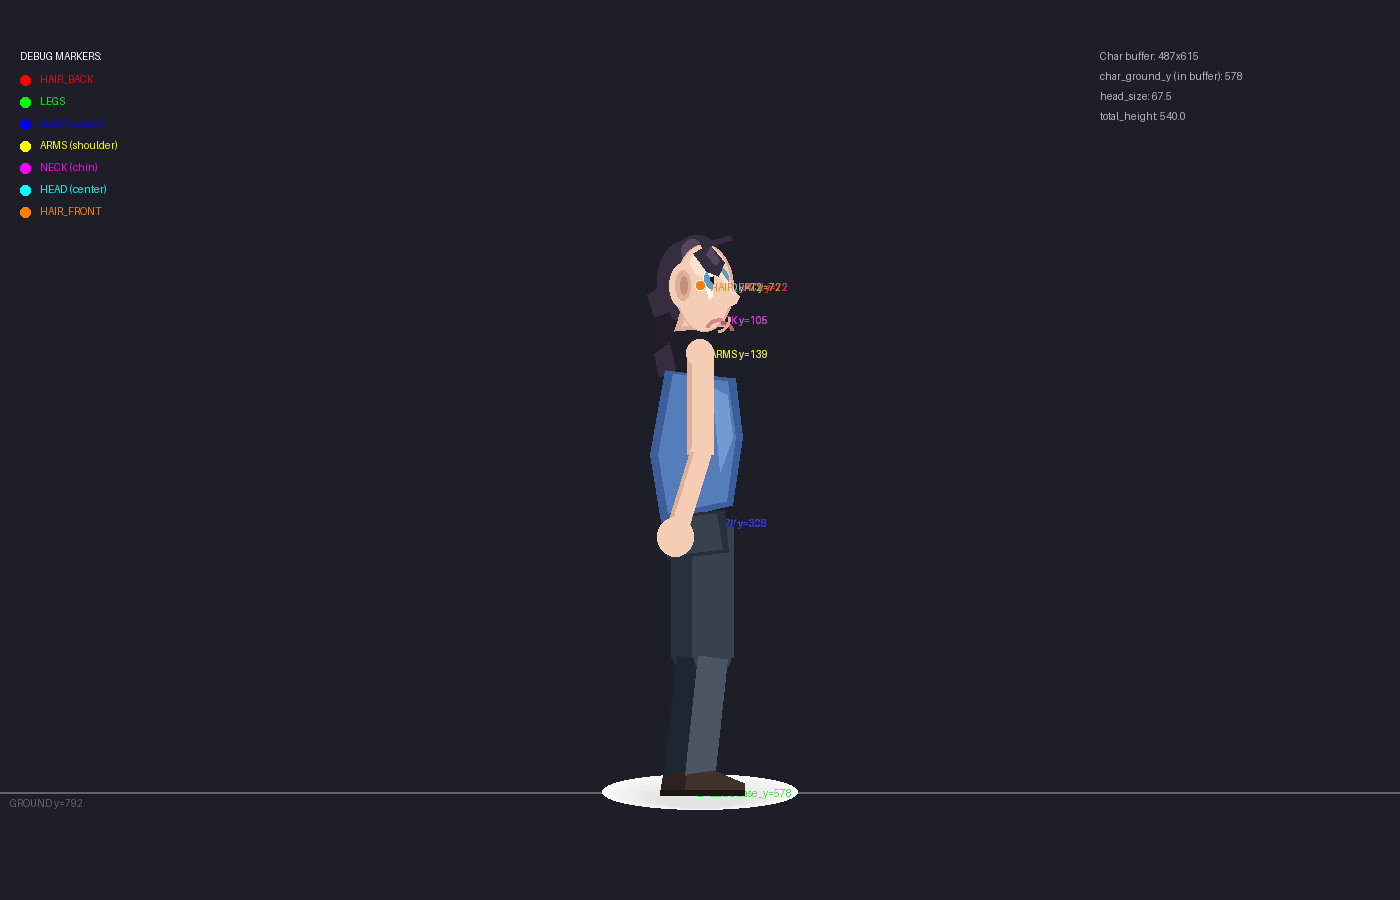

Reproduce this figure in Python.
#!/usr/bin/env python3
"""Debug by patching draw methods to add markers."""
import sys
sys.path.insert(0, '/mnt/e/projects/toonz')

from PIL import Image, ImageDraw
from pipeline.animation import FacialAnimator, Emotion
import fullbody_animation as fb
import math

# Store original methods
_orig_draw_hair_side_back = fb.FullBodyCharacter._draw_hair_side_back
_orig_draw_legs_side = fb.FullBodyCharacter._draw_legs_side
_orig_draw_body_side = fb.FullBodyCharacter._draw_body_side
_orig_draw_arms_side = fb.FullBodyCharacter._draw_arms_side
_orig_draw_neck_side = fb.FullBodyCharacter._draw_neck_side
_orig_draw_head_side = fb.FullBodyCharacter._draw_head_side
_orig_draw_hair_side_front = fb.FullBodyCharacter._draw_hair_side_front

# Patched methods that add debug markers
def patched_draw_hair_side_back(self, draw, x, y, s, walk):
    # Draw marker at position
    draw.ellipse([x-5, y-5, x+5, y+5], fill=(255, 0, 0), outline=(255, 255, 255))
    draw.text((x+10, y-5), f"HAIR_BACK y={y:.0f}", fill=(255, 0, 0))
    _orig_draw_hair_side_back(self, draw, x, y, s, walk)

def patched_draw_legs_side(self, draw, base_x, base_y, s, walk, weight):
    draw.ellipse([base_x-5, base_y-5, base_x+5, base_y+5], fill=(0, 255, 0), outline=(255, 255, 255))
    draw.text((base_x+10, base_y-5), f"LEGS base_y={base_y:.0f}", fill=(0, 255, 0))
    _orig_draw_legs_side(self, draw, base_x, base_y, s, walk, weight)

def patched_draw_body_side(self, draw, x, y, s, breath, walk, weight):
    draw.ellipse([x-5, y-5, x+5, y+5], fill=(0, 0, 255), outline=(255, 255, 255))
    draw.text((x+10, y-5), f"BODY y={y:.0f}", fill=(0, 0, 255))
    _orig_draw_body_side(self, draw, x, y, s, breath, walk, weight)

def patched_draw_arms_side(self, draw, x, y, s, breath, walk):
    draw.ellipse([x-5, y-5, x+5, y+5], fill=(255, 255, 0), outline=(255, 255, 255))
    draw.text((x+10, y-5), f"ARMS y={y:.0f}", fill=(255, 255, 0))
    _orig_draw_arms_side(self, draw, x, y, s, breath, walk)

def patched_draw_neck_side(self, draw, x, y, s, breath):
    draw.ellipse([x-5, y-5, x+5, y+5], fill=(255, 0, 255), outline=(255, 255, 255))
    draw.text((x+10, y-5), f"NECK y={y:.0f}", fill=(255, 0, 255))
    _orig_draw_neck_side(self, draw, x, y, s, breath)

def patched_draw_head_side(self, draw, x, y, s, face, anim_state):
    draw.ellipse([x-5, y-5, x+5, y+5], fill=(0, 255, 255), outline=(255, 255, 255))
    draw.text((x+10, y-5), f"HEAD y={y:.0f}", fill=(0, 255, 255))
    _orig_draw_head_side(self, draw, x, y, s, face, anim_state)

def patched_draw_hair_side_front(self, draw, x, y, s):
    draw.ellipse([x-5, y-5, x+5, y+5], fill=(255, 128, 0), outline=(255, 255, 255))
    draw.text((x+10, y-5), f"HAIR_FRT y={y:.0f}", fill=(255, 128, 0))
    _orig_draw_hair_side_front(self, draw, x, y, s)

def main():
    # Patch the methods
    fb.FullBodyCharacter._draw_hair_side_back = patched_draw_hair_side_back
    fb.FullBodyCharacter._draw_legs_side = patched_draw_legs_side
    fb.FullBodyCharacter._draw_body_side = patched_draw_body_side
    fb.FullBodyCharacter._draw_arms_side = patched_draw_arms_side
    fb.FullBodyCharacter._draw_neck_side = patched_draw_neck_side
    fb.FullBodyCharacter._draw_head_side = patched_draw_head_side
    fb.FullBodyCharacter._draw_hair_side_front = patched_draw_hair_side_front

    WIDTH, HEIGHT = 1400, 900
    img = Image.new('RGBA', (WIDTH, HEIGHT), (30, 30, 40))
    draw = ImageDraw.Draw(img)

    ground_y = int(HEIGHT * 0.88)
    scale = 1.5

    # Side view character
    char = fb.FullBodyCharacter(WIDTH // 2, ground_y, scale=scale)
    char.set_view(90)

    p = char.proportions

    # Draw ground
    draw.line([(0, ground_y), (WIDTH, ground_y)], fill=(100, 100, 100), width=2)
    draw.text((10, ground_y+5), f"GROUND y={ground_y}", fill=(100, 100, 100))

    # Create face/animation state
    facial = FacialAnimator()
    facial.set_emotion(Emotion.NEUTRAL)
    face = facial.update(1/24)
    anim = char.update(1/24, 0, 24, time=0, target_pos=(WIDTH // 2, ground_y))

    # Draw character
    char.draw(img, face, anim, (0, 0))

    # Draw legend
    legend_y = 50
    draw.text((20, legend_y), "DEBUG MARKERS:", fill=(255, 255, 255))
    legend_items = [
        ("HAIR_BACK", (255, 0, 0)),
        ("LEGS", (0, 255, 0)),
        ("BODY (crotch)", (0, 0, 255)),
        ("ARMS (shoulder)", (255, 255, 0)),
        ("NECK (chin)", (255, 0, 255)),
        ("HEAD (center)", (0, 255, 255)),
        ("HAIR_FRONT", (255, 128, 0)),
    ]
    for i, (label, color) in enumerate(legend_items):
        y = legend_y + 25 + i * 22
        draw.ellipse([20, y, 30, y+10], fill=color)
        draw.text((40, y-2), label, fill=color)

    # Print buffer info
    char_width = int(p.shoulder_width * 2.5 + 100 * scale)
    char_height = int(p.total_height + 50 * scale)
    char_ground_y = char_height - int(25 * scale)

    info = [
        f"Char buffer: {char_width}x{char_height}",
        f"char_ground_y (in buffer): {char_ground_y}",
        f"head_size: {p.head_size:.1f}",
        f"total_height: {p.total_height:.1f}",
    ]
    for i, text in enumerate(info):
        draw.text((WIDTH - 300, 50 + i * 20), text, fill=(180, 180, 180))

    output_path = "debug_draw_markers.png"
    img.save(output_path)
    print(f"Output: {output_path}")

    # Print expected Y positions
    body_bob = anim['walk']['body_bob']
    breath_shoulders = anim['breath']['shoulders']

    print(f"\n=== Expected Y positions (in buffer) ===")
    print(f"char_ground_y: {char_ground_y}")
    print(f"head_y: {char_ground_y - p.total_height + p.head_size * 0.5 + body_bob + breath_shoulders * 0.5:.1f}")
    print(f"neck_y: {char_ground_y - p.total_height + p.chin_y + body_bob + breath_shoulders:.1f}")
    print(f"shoulder_y: {char_ground_y - p.total_height + p.shoulder_y + body_bob + breath_shoulders * 2:.1f}")
    print(f"torso_y: {char_ground_y - p.crotch_y + body_bob:.1f}")

if __name__ == "__main__":
    main()
